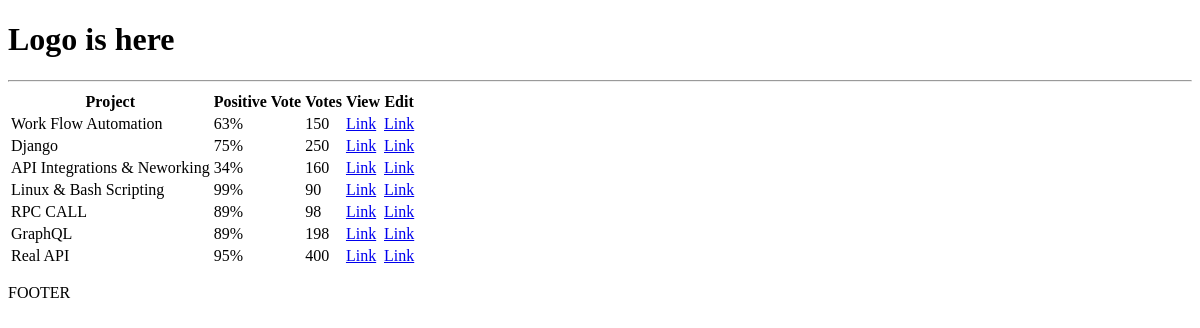
Before: / with the older database file.
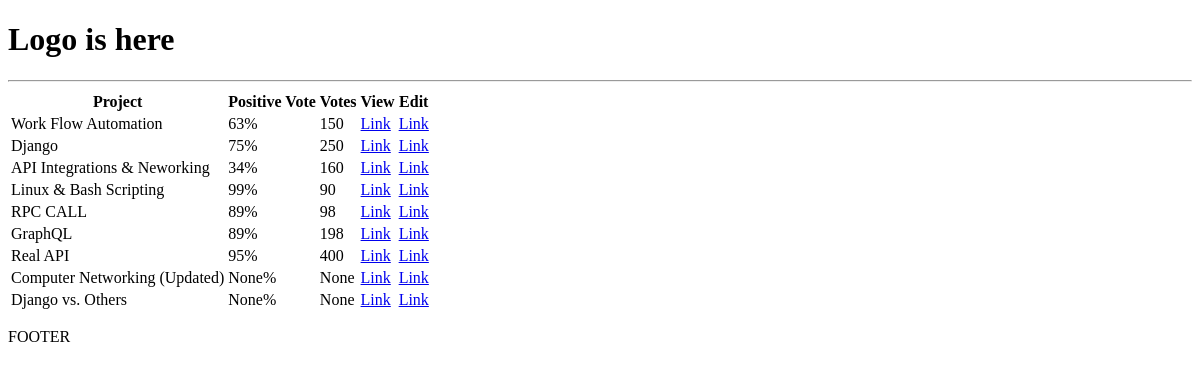
After: the same page with the newer database file.
### projects/models.py (models this page shows, shortened)
class Project(models.Model):
    title = models.CharField(max_length=200)
    description = models.TextField(null=True, blank=True)
    demo_link = models.CharField(max_length=200, null=True, blank=True)
    source_link = models.CharField(max_length=2000, null=True, blank=True)
    tags = models.ManyToManyField('Tag', blank=True)
    vote_total = models.IntegerField(null=True, blank=True)
    vote_ratio = models.IntegerField(null=True, blank=True)
    created = models.DateTimeField(auto_now_add=True)
    id = models.UUIDField(default=uuid.uuid4, unique=True, primary_key=True, editable=False)

### projects/views.py (the view)
# urls.py: path('', include('projects.urls'))
def projects(request):
    projects = Project.objects.all()
    context = {'projects': projects }
    return render(request, 'projects/projects.html', context)

### projects/templates/projects/projects.html (shortened to what this page needs)
<!DOCTYPE html>
<html lang="en">
    <head>
    </head>
    <body>
        {% extends 'main.html' %}
        {% block content %}
        <table>
            <tr>
                <th>Project</th>
                <th>Positive Vote</th>
                <th>Votes</th>
                <th>View</th>
                <th>Edit</th>
            </tr>
            {% for project in projects %}
            <tr>
                <td>{{project.title}}</td>
                <td>{{project.vote_ratio}}%</td>
                <td>{{project.vote_total}}</td>
                <td><a href= "{% url 'project' project.id %}">Link</a></td>
                <td><a href= "{% url 'update-project' project.id %}">Link</a></td>
            </tr>
            {% endfor %}
        </table>
        {% endblock content %}

### templates/main.html (shortened to what this page needs)
<!DOCTYPE html>
<html lang="en">
<head>
</head>
<body>
    {% include 'logo.html' %}
    {% block content %}
    {% endblock content %}
    <p>FOOTER</p>
</body>
</html>

### templates/logo.html (shortened to what this page needs)
<!DOCTYPE html>
<html lang="en">
<head>
</head>
<body>
    <h1>Logo is here</h1>
    <hr>
</body>
</html>

Changed rows visible on the page:
added Project: title "Computer Networking (Updated)", vote_ratio "None", vote_total "None"
added Project: title "Django vs. Others", vote_ratio "None", vote_total "None"
